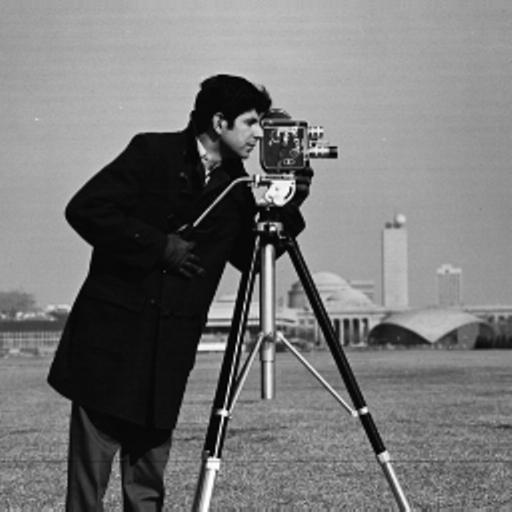
#> input picture linedraw/images/cameraman.tif, 512 x 512 px
$ python -i test.py   (imports and definitions only)
#> lines starting #> are read from the running program, lines starting #| are printed output that depends on the picture
from PIL import Image
import numpy as np
import cv2
import os
import sys
sys.path.append(os.path.abspath(os.path.join(os.path.dirname(__file__), '../linedraw')))
import linedraw
import pygame

def clean_dithering(image_path, output_dir='temp'):
    """Process an image through the full Photoshop effects pipeline"""
#> called with image_path = '../linedraw/images/cameraman.tif', output_dir = 'temp'
    # Create output directory if it doesn't exist
    os.makedirs(output_dir, exist_ok=True)

    # 1. Load original image
    print("Loading original image...")
    original = Image.open(image_path)
#> original is the input picture: PIL image 512x512 L; min 0, max 255, mean 118.3
    original.save(f"{output_dir}/1_original.png")
    original_arr = np.array(original)

    # 2. Remove dither with median filter
    print("Removing dithering artifacts...")
    cleaned_arr = cv2.medianBlur(original_arr, 5)  # Kernel size 5 works well for most cases
    cleaned = Image.fromarray(cleaned_arr)
    cleaned.save(f"{output_dir}/1_cleaned_dither.png")

    # 3. Convert to black & white
    print("Converting to black and white...")
    bw = cleaned.convert('L')
    bw_arr = np.array(bw)
    bw.save(f"{output_dir}/2_black_white.png")

    # 4. Vectorize with 5 colors (K-means quantization)
    print("Vectorizing with 5 colors...")
    # Convert back to RGB for quantization
    rgb_arr = cv2.cvtColor(cleaned_arr, cv2.COLOR_RGB2BGR)
    bw_levels_arr = cv2.cvtColor(np.stack([bw_arr]*3, axis=2), cv2.COLOR_RGBA2BGR)
    pixels = rgb_arr.reshape((-1, 3)).astype(np.float32)

    # K-means clustering
    criteria = (cv2.TERM_CRITERIA_EPS + cv2.TERM_CRITERIA_MAX_ITER, 100, 0.2)
    k = 5
    _, labels, centers = cv2.kmeans(pixels, k, None, criteria, 10, cv2.KMEANS_RANDOM_CENTERS)
#> centers = [[180.4, 180.4, 180.4], [64.12, 64.12, 64.12], [14.67, 14.67, 14.67], [158.3, 158.3, 158.3], [122, 122, 122]]
    labels = labels.reshape(rgb_arr.shape[:2])
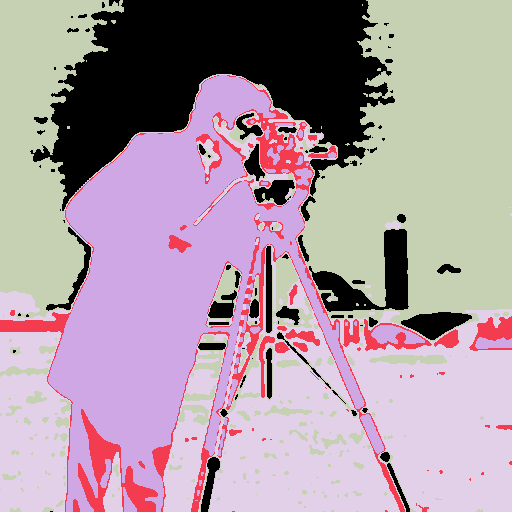
#> labels: shape (512, 512) int32; 5 distinct labels, from 0 to 4; one colour per label, 0 black
    # Define a custom black and white palette (as BGR format)
    bw_palette = np.array([

        [255, 255, 255],    # White
        [223, 223, 223],    # Light Gray
        [64, 64, 64],       # Dark Gray
        [0, 0, 0],           # Black
        [192, 192, 192],    # Gray


    ], dtype=np.uint8)
    # Create quantized image by mapping labels to palette
    quantized_bw = np.zeros_like(rgb_arr)
    for i in range(k):
        quantized_bw[labels == i] = bw_palette[i]
    cv2.imwrite(f"{output_dir}/3_quantized__bw_5colors.png", quantized_bw)
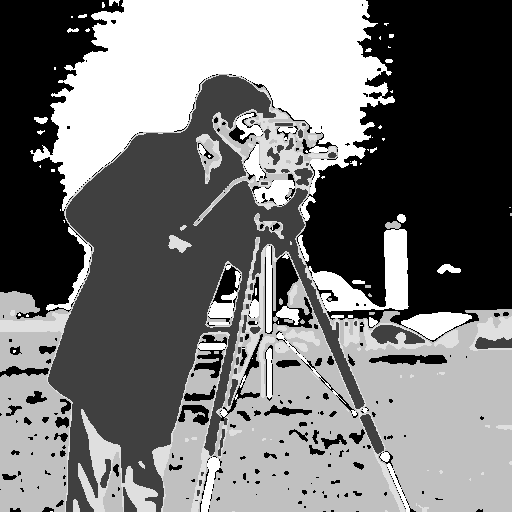
#> saved as 3_quantized__bw_5colors.png: shape (512, 512, 3); min 0, max 255, mean 118.9

    return cleaned, bw, quantized_bw


# [7 lines not run here, left out]

class Test():
    def convertImageToLineArtPng(cardName):
        clean_dithering("temp/"+cardName+".png")
        # linedraw.sketch("temp/2_black_white.png")
        linedraw.sketch("temp/3_quantized__bw_5colors.png")
        surface = pygame.image.load("temp/out.svg")
        pygame.image.save(surface, "temp/"+cardName+"_lines.png")

        return


>>> result = clean_dithering('../linedraw/images/cameraman.tif')

$ run again, on linedraw/images/peppers.png
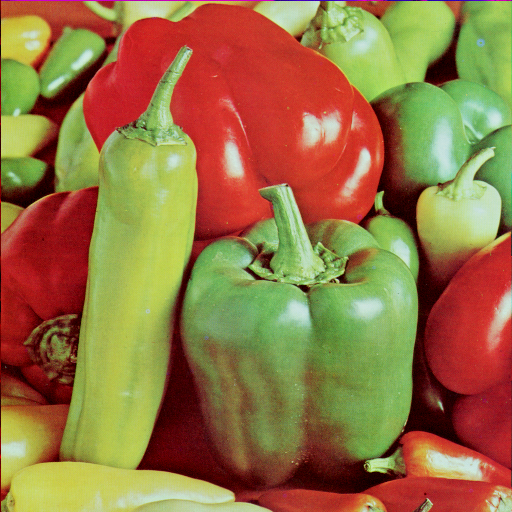
#> input picture linedraw/images/peppers.png, 512 x 512 px
#> in clean_dithering, original is the input picture: PIL image 512x512 RGB; mean R, G, B 149.8, 115.6, 66.5
#> in clean_dithering, `bw = cleaned.convert('L')`:
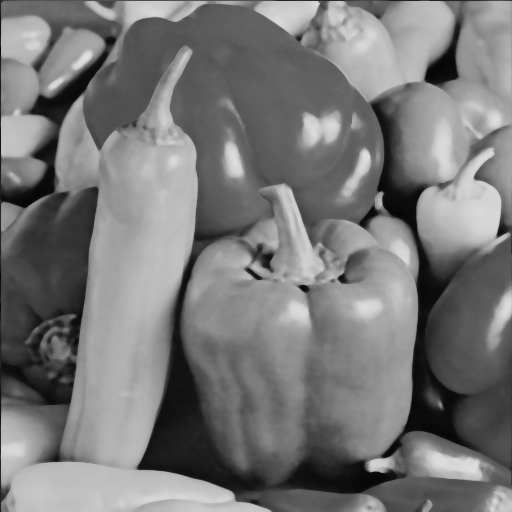
#> bw: PIL image 512x512 L; min 4, max 224, mean 120.2
#> centers = [[66.63, 140.1, 118], [90.83, 190.4, 164], [40.58, 48.16, 185.6], [171.6, 211.4, 187.6], [12.29, 15.01, 81.22]]
#> labels: shape (512, 512) int32; 5 distinct labels, from 0 to 4
#> in clean_dithering, `cv2.imwrite(f"{output_dir}/3_quantized__bw_5colors.png", quantized_bw)`:
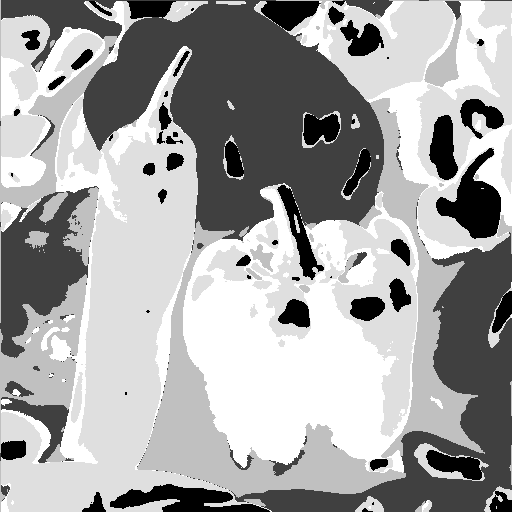
#> saved as 3_quantized__bw_5colors.png: shape (512, 512, 3); min 0, max 255, mean 163.5
